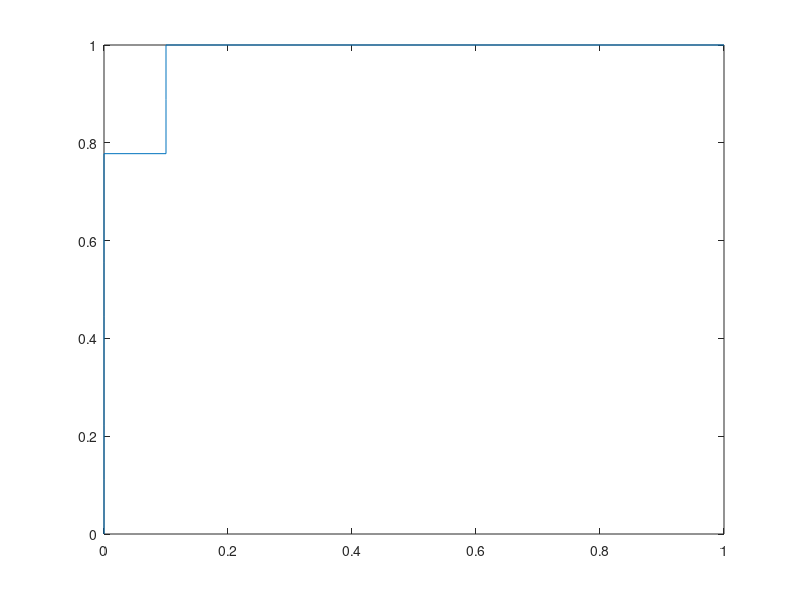

This figure's MATLAB source:
function [a] = roc()
  s = [0.32 0.43 0.12 0.32 0.45 0.67 0.31 0.39 0.48 0.12 0.2 0.78 0.46 0.11 0.37 0.49 0.55 0.53 0.41];
  y = [0 1 0 0 0 1 0 0 1 0 0 1 1 0 0 1 1 1 1];
  
  N = 10;
  P = 9;
  
  FP = 0;
  TP = 0;
  
  m = vertcat(s, y);
  m = m';
  m = sortrows(m, 1);
  
  R = [];
  Fprev = -10000;
  i = size(m, 1);
  
  while (i > 0)
    if (m(i, 1) != Fprev)
      R = vertcat(R, [ FP/N TP/P ]);
      Fprev = m(i, 1);
    endif
    if (m(i, 2) == 1)
      TP = TP + 1;
    else
      FP = FP + 1;
    endif
    
    i = i - 1;
  endwhile
  
  R = vertcat(R, [ FP/N TP/P ]);
  
  plot(R(:, 1), R(:, 2));
endfunction